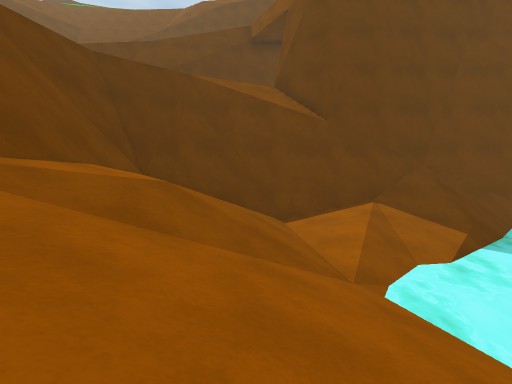
[1] (above)

13 first-person views from a walk through a 3-D level made in the Unity game engine. The camera is 0.66 m above the floor, tilts 6° down and sees 85° across. The floor is counted in squares, 1 m on a side. Each view is taken from the middle of a square. On the plan, view 1 faces up. The plan holds only what a view shows up to about 9 squares ahead; the rest is blank. The place goes on beyond the plan. Surface patterns are stand-ins for the level's own textures.

[2]
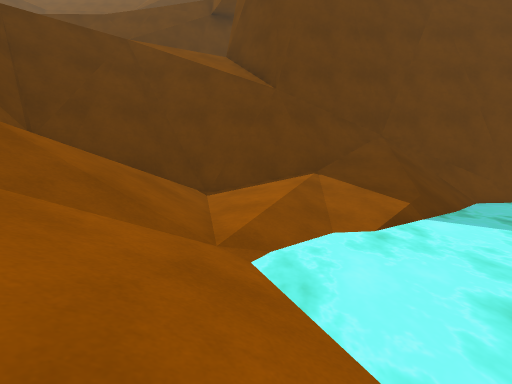

[3]
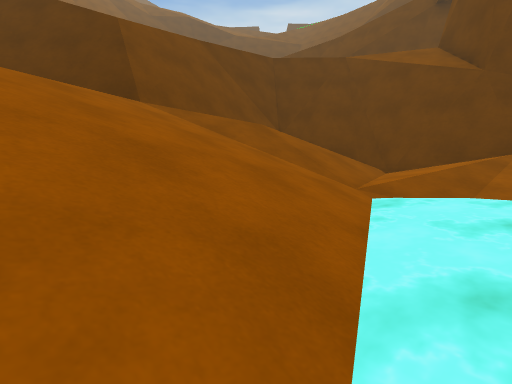

[4]
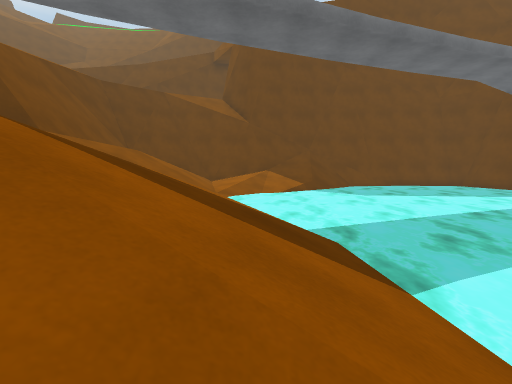

[5]
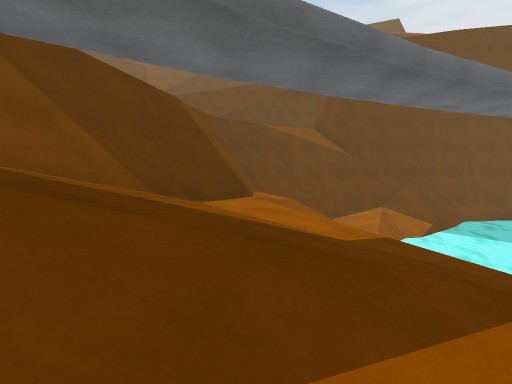

[6]
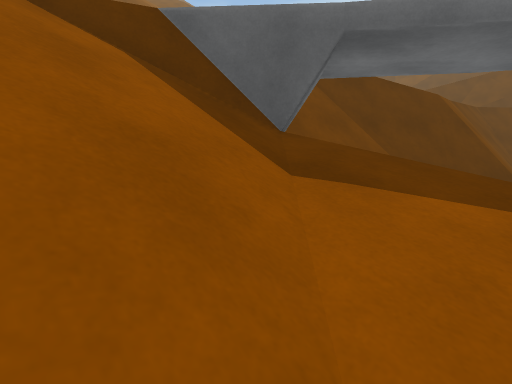

[7]
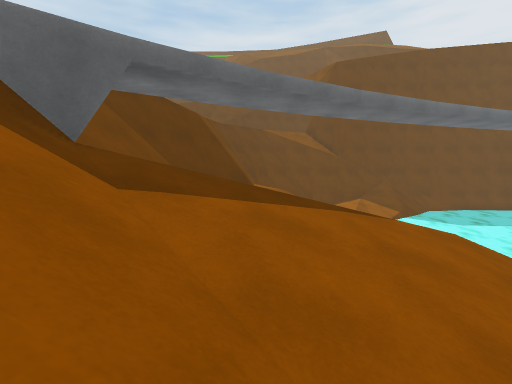

[8]
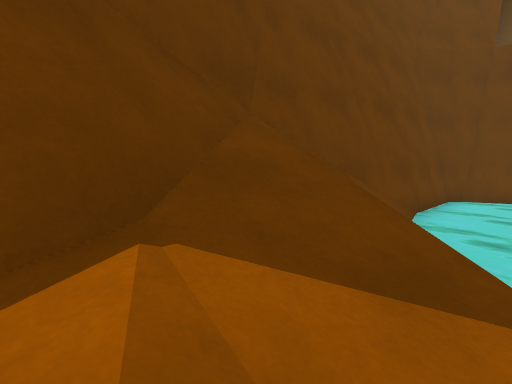

[9]
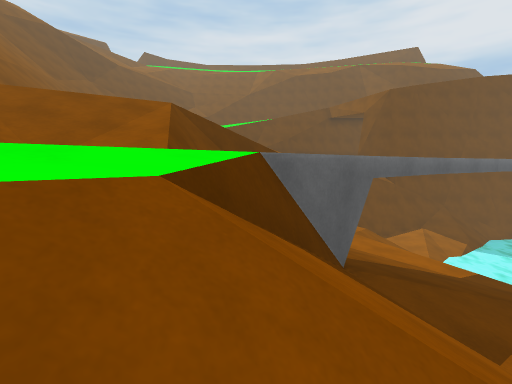

[10]
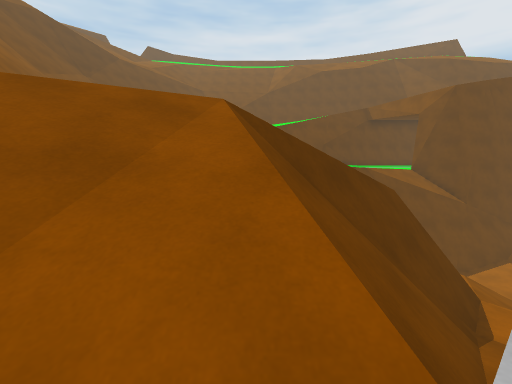

[11]
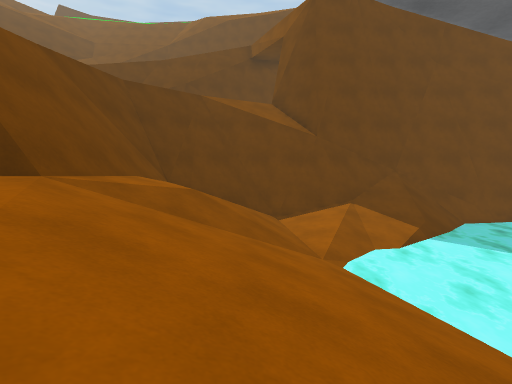

[12]
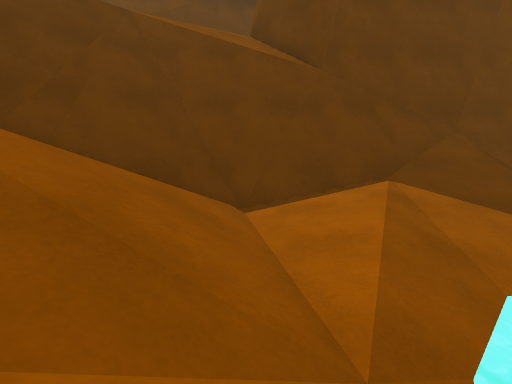

[13]
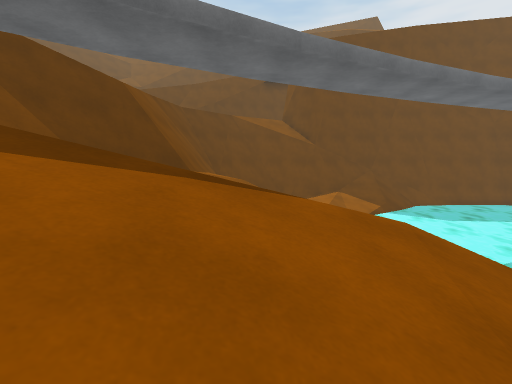

### Floor plan
Key: @ floor where view 1 was taken; # wall or solid block; . main floor; - floor 1.3 m lower than the main floor; _ floor 1.6 m lower than the main floor; < floor 1.95 m lower than the main floor; : floor 2.85 m higher than the main floor; + floor 3.2 m higher than the main floor; * floor 3.5 m higher than the main floor; % floor 4.8 m higher than the main floor; / step, stairs or slope; = window, fence, low wall or low ledge; ~ water the walk can cross; ≈ water the walk keeps out of; v drop or lower ground.
Columns run from 13 left of view 1 to 15 right of it. Each row starts with its distance up from view 1.
 13               ##
 12            *///#
 11           vvvv/###      ###
 10          vvvvvvv####### #v#
  9         vv #######///####vvv
  8         vv####/---///~≈≈≈vvvv
  7         v##/ /<_/_/<≈≈≈vvvvv
  6        /v## ///_//~≈≈≈
  5        /v##/////~~≈≈v
  4         v##////~~≈v+
  3         v##/////~+    vvv
  2        vv##/////~≈ +vvvvv
  1      /vv##.//////~≈vvvvv
  0     vvv##.../@///~≈≈≈vv
 -1  %//vv##//../////~~≈≈≈
 -2 ////vv#/////./////~≈≈
 -3 /////v //////.////~≈
 -4  ////v  //////////~
 -5     +  =//////////
 -6       #=//////  /
 -7      +=//////
 -8      ://////
 -9       /   /

Positions as (right, up) in squares from view 1, and headings:
1: (0, 0), facing up
2: (2, 1), facing up
3: (4, -1), facing up-left
4: (3, -6), facing up
5: (-3, -6), facing up
6: (-3, -8), facing up-left
7: (-3, -9), facing up
8: (3, 7), facing up-right
9: (-7, -9), facing up
10: (-9, -5), facing up
11: (0, -2), facing up
12: (1, 3), facing up
13: (-1, -7), facing up
